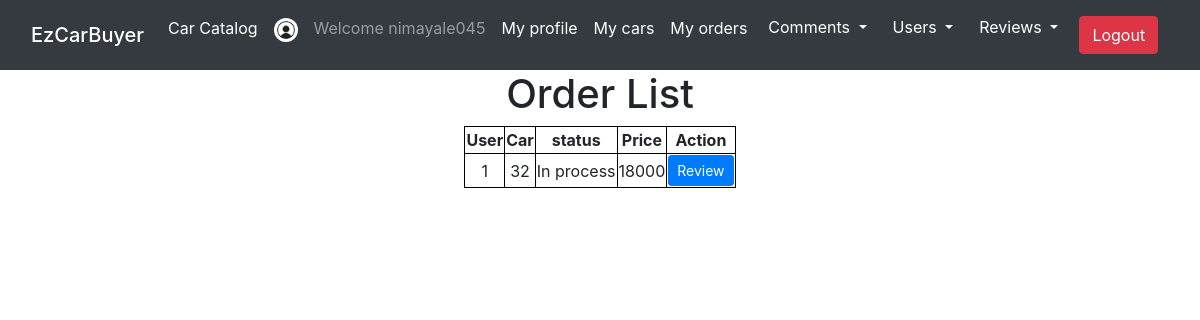
Page /order/index (signed in) on the committed database.
### tables this page shows
CREATE TABLE `orders` (
  `id` int(11) NOT NULL,
  `user_id` int(11) NOT NULL,
  `car_id` int(11) NOT NULL,
  `status` varchar(10) NOT NULL,
  `price` int(11) NOT NULL
);

### Controller/OrderController.php (called while the page is built, shortened)
<?php
class OrderController extends Controller{
    public function index(){
        $orders = $this->model('order')->findUser($_SESSION['id']);
        $this->view('order/index', ['order'=>$orders]);
    }
}
?>

### Model/Order.php (called while the page is built, shortened)
<?php
class Order extends Model{
    public function findUser($id){
        $SQL = "SELECT * FROM orders WHERE user_id = :id";
        $stmt = self::$_conn->prepare($SQL);
        $stmt->execute(['id'=>$id]);
        $stmt->setFetchMode(PDO::FETCH_CLASS,'Order');
        return $stmt->fetchAll();
    }
}
?>

### dbConn.php (called while the page is built)
<?php
class Model{
    protected static $_conn = null;
    public function __construct(){
        if(self::$_conn == null){
            $host = 'localhost';
            $dbname = 'db_project';
            $user = 'root';
            $password = '';
            self::$_conn = new PDO("mysql:host=$host;dbname=$dbname",$user,$password);
        }
    }
}
?>

### View/order/index.php (the view, shortened to what this page needs)
<!DOCTYPE html>
<html lang="en">
<head>
    </head>
    <?php
    include 'View/includes/style.php';
    ?>
<body>
<?php
    include 'View/includes/header.php';
    ?>
   <h1><center>Order List</center></h1>
   <table>
    <th>User</th>
    <th>Car</th>
    <th>status</th>
    <th>Price</th>
    <th>Action</th>
        <?php
            foreach($data['order'] as $order){
                echo "<tr><td>$order->user_id</td><td>$order->car_id</td><td>$order->status</td><td>$order->price</td><td><a class='btn btn-primary btn-sm' href='/review/write/$order->car_id'>Review</a></td></tr>";
            }
        ?>
        </table>
    </body>
</html>

### View/order/index.php (style rules this page uses)
table, th, td, tr { border:solid black 0.1rem; text-align:center; margin: auto; }

### rows in the picture
orders: user "1", car "32", status "In process", price "18000"

### other values in the picture
$_SESSION['username'] "nimayale045"
